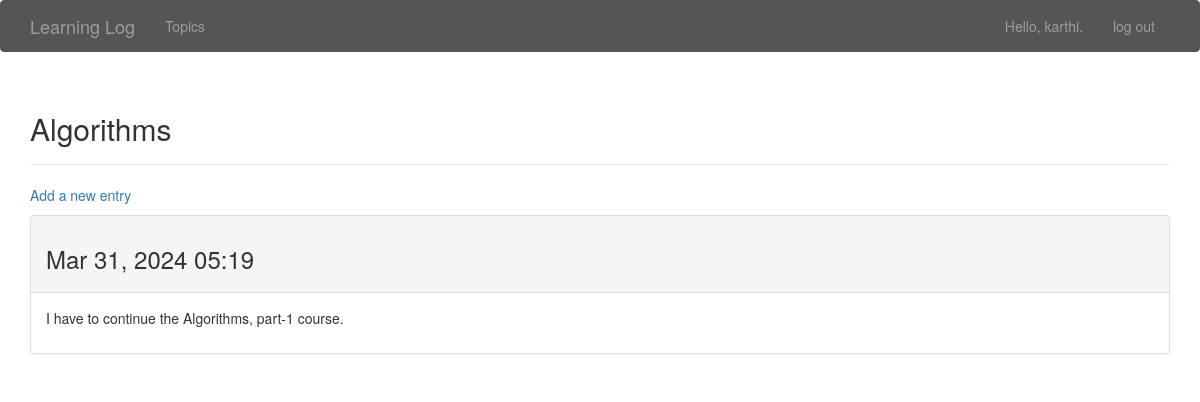
Screenshot of /topics/5/ (signed in) with the database file from the repository.
### learning_logs/models.py (models this page shows, shortened)
class Topic(models.Model):
    text = models.CharField(max_length=200)
    date_added = models.DateTimeField(auto_now_add=True)
    owner = models.ForeignKey(User, on_delete=models.CASCADE)
    def __str__(self) -> str:
        return self.text

class Entry(models.Model):
    topic = models.ForeignKey(Topic, on_delete=models.CASCADE)
    text = models.TextField()
    date_added = models.DateTimeField(auto_now_add=True)
    class Meta:
        verbose_name_plural = 'entries'

### learning_logs/views.py (the view)
# urls.py: path('topics/<int:topic_id>/', views.topic, name='topic'),
@login_required
def topic(request, topic_id):
    topic = Topic.objects.get(id=topic_id)
    if topic.owner != request.user:
        raise Http404
    entries = topic.entry_set.order_by('date_added')
    context = {'topic': topic, 'entries': entries}
    return render(request, 'topic.html', context)

### learning_logs/templates/topic.html
{% extends "base.html" %}
{% block header %}
  <h2>{{ topic }}</h2>
{% endblock header %}
{% block content %}
  <p>
    <a href="{% url 'new entry' topic.id %}">Add a new entry</a>
  </p>
  {% for entry in entries %}
    <div class="panel panel-default">
      <div class="panel-heading">
        <h3>{{ entry.date_added|date:'M d, Y h:i'}}</h3>
      </div>
      <div class="panel-body">
        {{ entry.text|linebreaks }}
      </div>
    </div>
  {% empty %}
    There are no entries in this topic.
  {% endfor %}
{% endblock content %}

### learning_logs/templates/base.html (shortened to what this page needs)
{% load bootstrap3 %}
<!DOCTYPE html>
<html lang="en">
  <head>
    {% bootstrap_css %}
  </head>
  <body>
    <nav class="navbar navbar-inverse bg-dark">
      <div class="container">
        <div class="navbar-header">
          <a class="navbar-brand" href="{% url 'home' %}">Learning Log</a>
        </div>
        <div id="navbar" class="navbar-collapse collapse">
          <ul class="nav navbar-nav">
            <li><a href="{% url 'topics' %}">Topics</a></li>
          </ul>
          <ul class="nav navbar-nav navbar-right">
            {% if user.is_authenticated %}
              <li><a>Hello, {{ user.username }}.</a></li>
              <li><a href="{% url 'logout' %}">log out</a></li>
            {% else %}
              <li><a href="{% url 'register' %}">register</a></li>
              <li><a href="{% url 'login' %}">log in</a></li>
            {% endif %}
          </ul>
        </div>
      </div>
    </nav>
    <div class="container">
      <div class="page-header">
        {% block header %}{% endblock header %}
      </div>
      <div>
        {% block content %}{% endblock content %}
      </div>
    </div>
  </body>
</html>

### learning_logs/templates/base.html (style rules this page uses)
.navbar-inverse { background-color: #555555; border-color: #555555; }

### rows the page displays
Topic: text "Algorithms"
Entry: date_added "Mar 31, 2024 05:19", text "I have to continue the Algorithms, part-1 course."

### other values shown
{{ user.username }} "karthi"
